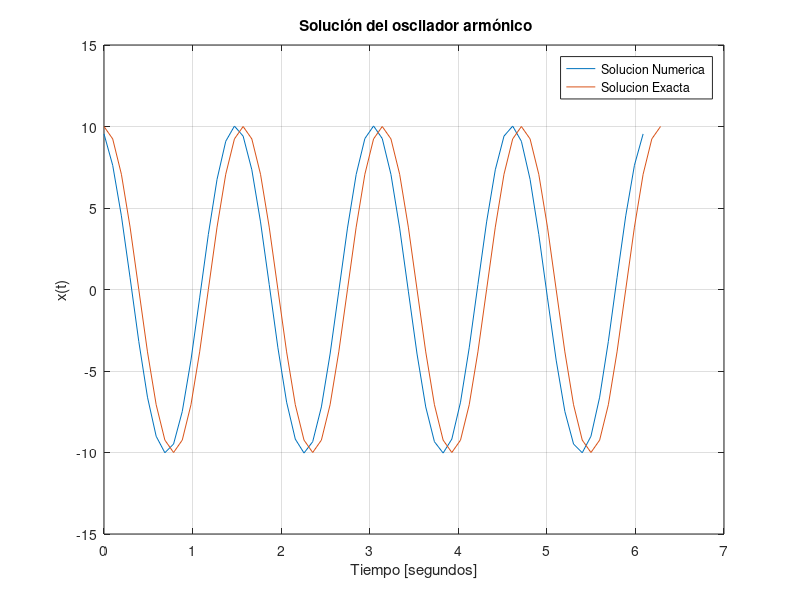

Source code (MATLAB):
%n=input('ingrese n ');
data.n=63;
data.t=linspace(0,2*pi,data.n+2);
data.h=data.t(2)-data.t(1)
data.SolE=10*cos(4*data.t);

c=data.h^2;
b=16*c-2;

A = diag(b*ones(1,data.n)) + diag(ones(1,data.n-1),1) + diag(ones(1,data.n-1),-1);
F=zeros(1,data.n);
F(1)=-10;
F(data.n)=-10;

data.SolN=A\F';


plot(data.t(1:data.n),data.SolN)
hold on
plot(data.t,data.SolE)
legend('Solucion Numerica','Solucion Exacta')
grid()
title(' Solución del oscilador armónico')
xlabel('Tiempo [segundos]')
ylabel(' x(t) ')